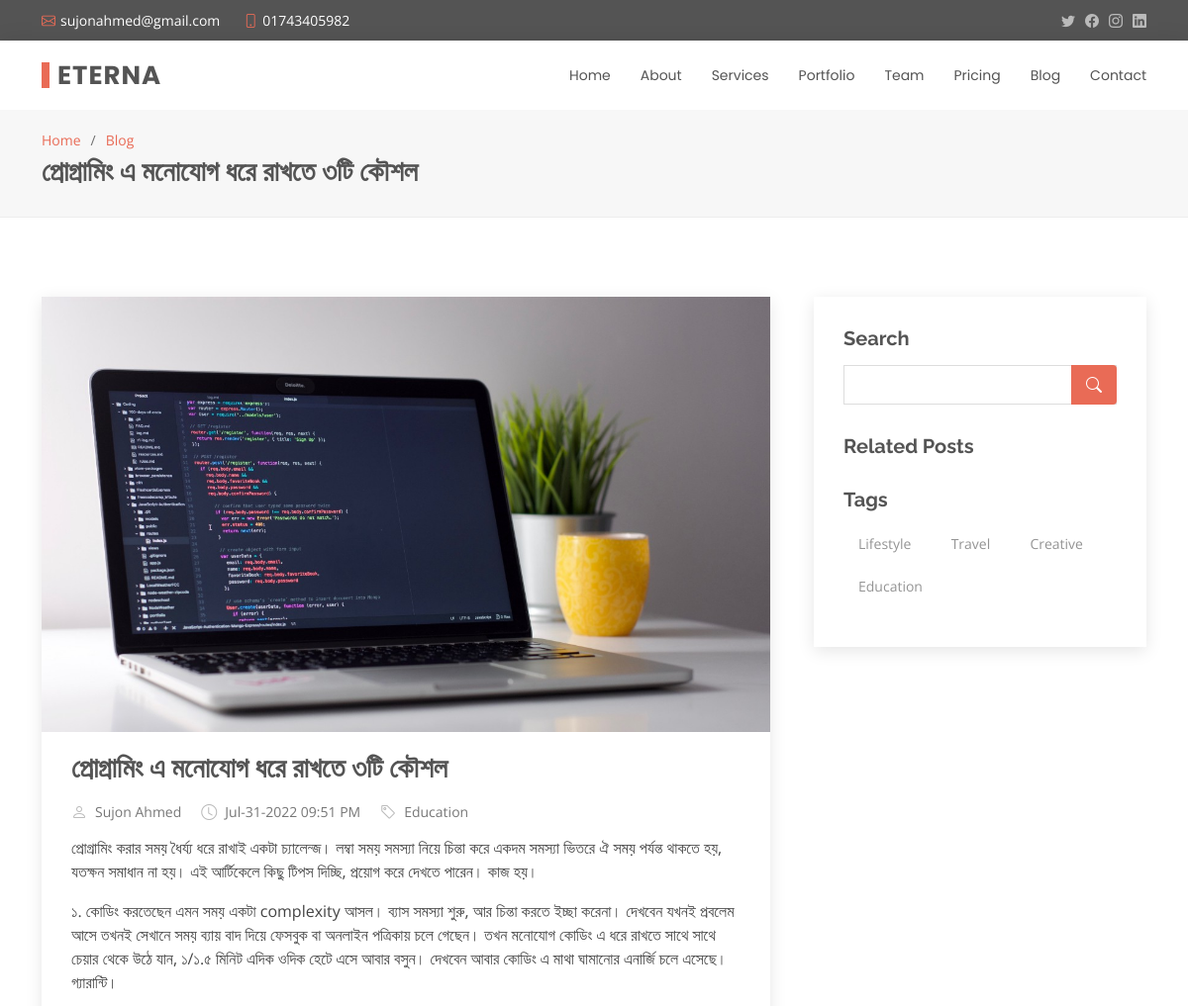
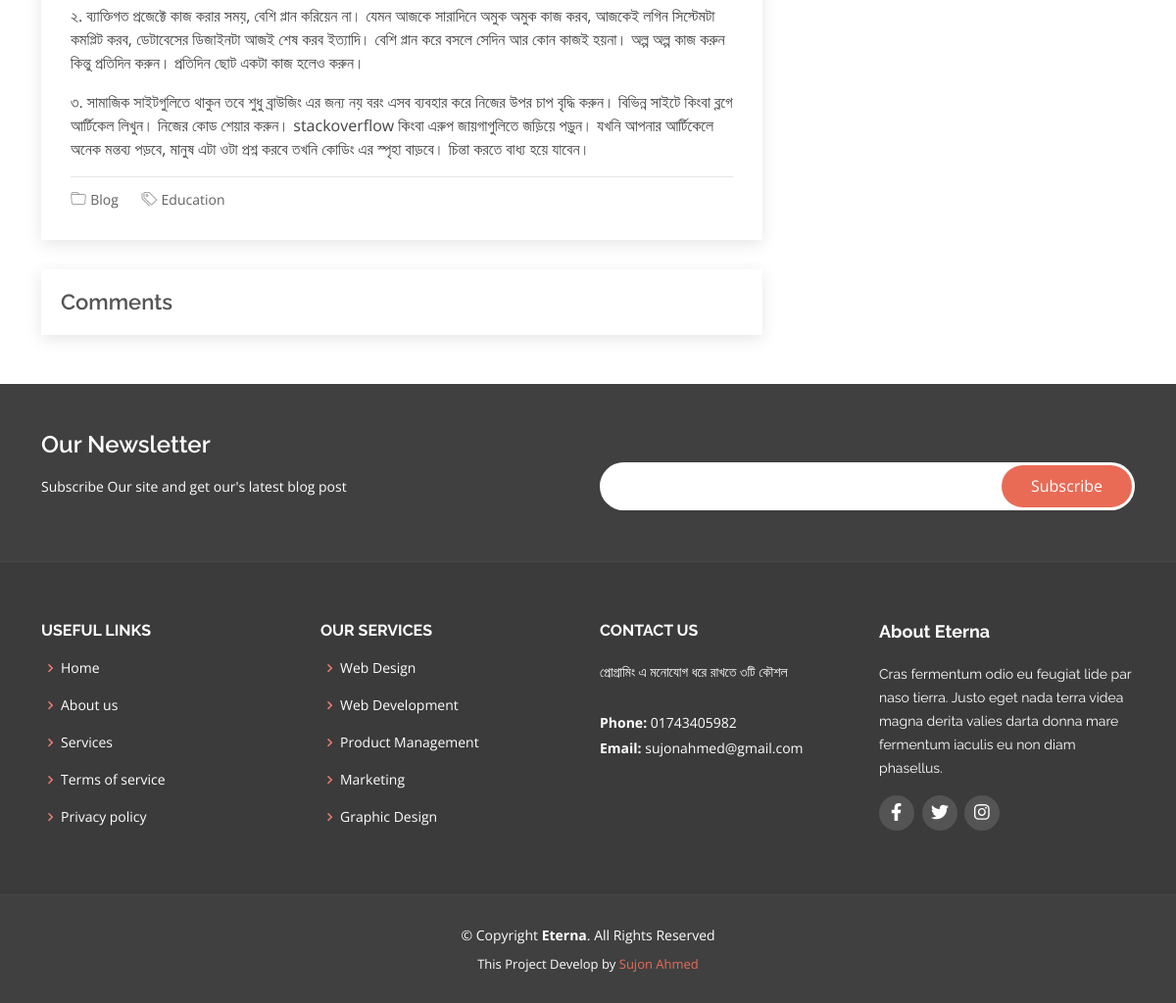
The app's page /blog-single.php?id=2 with its own data (2 pictures, top to bottom).
### tables this page shows
CREATE TABLE `blog_post` (
  `blog_post_id` int(11) NOT NULL,
  `author_id` int(11) NOT NULL,
  `category_id` int(11) NOT NULL,
  `blog_post_title` varchar(255) NOT NULL,
  `blog_post_desc` longtext NOT NULL,
  `blog_post_image` varchar(80) NOT NULL,
  `blog_post_created_at` datetime NOT NULL DEFAULT current_timestamp()
);

CREATE TABLE `blog_category` (
  `blog_cat_id` int(11) NOT NULL,
  `blog_cat_name` varchar(25) NOT NULL,
  `blog_cat_created_at` datetime NOT NULL DEFAULT current_timestamp()
);

CREATE TABLE `social` (
  `social_id` int(11) NOT NULL,
  `social_name` varchar(80) NOT NULL,
  `social_icon` varchar(50) NOT NULL,
  `social_link` varchar(255) NOT NULL,
  `social_created` datetime NOT NULL DEFAULT current_timestamp()
);

### admin/main.php (called while the page is built, shortened)
<?php
    class Main{
        protected $host = 'localhost';
        protected $user = 'root';
        protected $pass = '';
        protected $db = 'eterna';
        protected $con;
        public function __construct()
        {
            $this->con = new mysqli($this->host,$this->user,$this->pass,$this->db);
        }
         public function profile_retrives(){
            $this->sql ="SELECT * FROM `admin`";
            $this->result = $this->con->query($this->sql);
            if($this->result == true){
                return $this->result;
            }else{
                return false;
            }
        }
            public function get_cat()
            {
                $this->sql = "SELECT * FROM blog_category";
                  $this->result = $this->con->query($this->sql);
                  if($this->result == true){
                      return $this->result;
                  }else{
                      return false;
                  }
            }
            public function get_single_blog_post($post_id)
            {
                $this->sql = "SELECT p.blog_post_id,p.author_id,p.category_id,p.blog_post_title,p.blog_post_desc,p.blog_post_image,p.blog_post_created_at,c.blog_cat_id,c.blog_cat_name,a.admin_name
                FROM blog_post p INNER JOIN blog_category c
                ON p.category_id = c.blog_cat_id
                INNER JOIN admin a
                ON p.author_id = a.admin_id WHERE p.blog_post_id = '$post_id' LIMIT 10";
                $this->result = $this->con->query($this->sql);
                if($this->result == true){
                    return $this->result;
                }else{
                    return false;
                }
            }
            public function get_social()
            {
                $this->sql = "SELECT * FROM `social`";
                $this->result = $this->con->query($this->sql);
                if($this->result == true){
                    return $this->result;
                }else{
                    return false;
                }
            }
    }
?>

### blog-single.php (the view, shortened to what this page needs)
<?php
  include 'font_header.php';
  if(isset($_GET['id'])){
    $post_id = $_GET['id'];
    $get_single_post = $obj->get_single_blog_post($post_id);
    if($get_single_post->num_rows > 0){
      while($row = $get_single_post->fetch_object()){
        $title = $row->blog_post_title;
        $image = $row->blog_post_image;
        $blog_id = $row->blog_post_id;
        $admin = $row->admin_name;
        $blog_created = $row->blog_post_created_at;
        $blog_cat = $row->blog_cat_name;
        $blog_desc = $row->blog_post_desc;
      }
    }
  }
?>
  <main id="main">
    <section id="breadcrumbs" class="breadcrumbs">
      <div class="container">
        <ol>
          <li><a href="index.php">Home</a></li>
          <li><a href="blog.php">Blog</a></li>
        </ol>
        <h2><?php echo $title; ?></h2>
      </div>
    </section>
    <section id="blog" class="blog">
      <div class="container" data-aos="fade-up">
        <div class="row">
          <div class="col-lg-8 entries">
            <article class="entry entry-single">
              <div class="entry-img">
                <img src="<?php echo 'admin/uploads/blog/'.$image; ?>" alt="" class="img-fluid">
              </div>
              <h2 class="entry-title">
                <a href="blog-single.php?id=<?php echo $blog_id; ?>"><?php echo $title; ?></a>
              </h2>
              <div class="entry-meta">
                <ul>
                  <li class="d-flex align-items-center"><i class="bi bi-person"></i><a href="blog-single.php?id=<?php echo $blog_id; ?>"><?php echo $admin; ?></a></li>
                  <li class="d-flex align-items-center"><i class="bi bi-clock"></i><a href="blog-single.php?id=<?php echo $blog_id;?>"><?php echo date('M-d-Y h:i A',strtotime($blog_created)); ?></a></li>
                  <li class="d-flex align-items-center"><i class="bi bi-tag"></i><a href="blog-single.php?id=<?php echo $blog_id;?>"><?php echo $blog_cat; ?></a></li>
                </ul>
              </div>
              <div class="entry-content">
                <p>
                  <?php echo $blog_desc; ?>
                </p>
              </div>
              <div class="entry-footer">
                <i class="bi bi-folder"></i>
                <ul class="cats">
                  <li><a href="blog-single.php?id=<?php echo $blog_id;?>">Blog</a></li>
                </ul>
                <i class="bi bi-tags"></i>
                <ul class="tags">
                  <li><a href="blog-single.php?id=<?php echo $blog_id;?>"><?php echo $blog_cat; ?></a></li>
                </ul>
              </div>
            </article>
            <div class="blog-author">
              <div>
                <h4>Comments</h4>
              </div>
            </div>
          </div>
          <div class="col-lg-4">
            <div class="sidebar">
              <h3 class="sidebar-title">Search</h3>
              <div class="sidebar-item search-form">
                <form action="">
                  <input type="text">
                  <button type="submit"><i class="bi bi-search"></i></button>
                </form>
              </div>
              <h3 class="sidebar-title">Related Posts</h3>
              <h3 class="sidebar-title">Tags</h3>
              <div class="sidebar-item tags">
                <ul>
                  <?php
                    if($get_blog_category->num_rows > 0){
                      while($cat = $get_blog_category->fetch_object()){
                        ?>
                          <li><a href="cat_wise_post.php?id=<?php echo $cat->blog_cat_id; ?>"><?php echo $cat->blog_cat_name; ?></a></li>
                        <?php
                      }
                    }
                  ?>
                </ul>
              </div>
            </div>
          </div>
        </div>
      </div>
    </section>
  </main>
  <?php include 'font_footer.php'; ?>

### font_header.php (shortened to what this page needs)
<?php
include 'admin/main.php';
$obj = new Main();
$email = $obj->profile_retrives();
if ($email->num_rows > 0) {
  while ($row = $email->fetch_object()) {
    $admin_email = $row->admin_email;
    $admin_phone = $row->admin_phone;
  }
}
$get_blog_category = $obj->get_cat();
$get_social_media = $obj->get_social();
?>
<!DOCTYPE html>
<html lang="en">
<head>
  <link href="assets/vendor/animate.css/animate.min.css" rel="stylesheet">
  <link href="assets/vendor/bootstrap/css/bootstrap.min.css" rel="stylesheet">
  <link href="assets/vendor/bootstrap-icons/bootstrap-icons.css" rel="stylesheet">
  <link href="assets/vendor/boxicons/css/boxicons.min.css" rel="stylesheet">
  <link href="assets/vendor/glightbox/css/glightbox.min.css" rel="stylesheet">
  <link href="assets/vendor/swiper/swiper-bundle.min.css" rel="stylesheet">
  <link href="assets/css/style.css" rel="stylesheet">
  <link rel="stylesheet" href="https://cdnjs.cloudflare.com/ajax/libs/font-awesome/5.15.4/css/all.min.css" />
</head>
<body>
  <section id="topbar" class="d-flex align-items-center">
    <div class="container d-flex justify-content-center justify-content-md-between">
      <div class="contact-info d-flex align-items-center">
        <i class="bi bi-envelope d-flex align-items-center"><a href="mailto:contact@example.com"><?php echo $admin_email; ?></a></i>
        <i class="bi bi-phone d-flex align-items-center ms-4"><span><?php echo $admin_phone; ?></span></i>
      </div>
      <div class="social-links d-none d-md-flex align-items-center">
        <a href="#" class="twitter"><i class="bi bi-twitter"></i></a>
        <a href="#" class="facebook"><i class="bi bi-facebook"></i></a>
        <a href="#" class="instagram"><i class="bi bi-instagram"></i></a>
        <a href="#" class="linkedin"><i class="bi bi-linkedin"></i></i></a>
      </div>
    </div>
  </section>
  <header id="header" class="d-flex align-items-center">
    <div class="container d-flex justify-content-between align-items-center">
      <div class="logo">
        <h1><a href="index.php">Eterna</a></h1>
      </div>
      <nav id="navbar" class="navbar">
        <ul>
          <li><a class="<?= (basename($_SERVER['PHP_SELF']) == "index.php") ? "active" : "" ?>" href="index.php">Home</a></li>
          <li><a class="<?= (basename($_SERVER['PHP_SELF']) == "about.php") ? "active" : "" ?>" href="about.php">About</a></li>
          <li><a class="<?= (basename($_SERVER['PHP_SELF']) == "services.php") ? "active" : "" ?>" href="services.php">Services</a></li>
          <li><a class="<?= (basename($_SERVER['PHP_SELF']) == "portfolio.php") ? "active" : "" ?>" href="portfolio.php">Portfolio</a></li>
          <li><a class="<?= (basename($_SERVER['PHP_SELF']) == "team.php") ? "active" : "" ?>" href="team.php">Team</a></li>
          <li><a class="<?= (basename($_SERVER['PHP_SELF']) == "pricing.php") ? "active" : "" ?>" href="pricing.php">Pricing</a></li>
          <li><a class="<?= (basename($_SERVER['PHP_SELF']) == "blog.php") ? "active" : "" ?>" href="blog.php">Blog</a></li>
          <li><a class="<?= (basename($_SERVER['PHP_SELF']) == "contact.php") ? "active" : "" ?>" href="contact.php">Contact</a></li>
        </ul>
      </nav>
    </div>
  </header>

### font_footer.php (shortened to what this page needs)
<footer id="footer">
<div class="footer-newsletter">
  <div class="container">
    <div class="row">
      <div class="col-lg-6">
        <h4>Our Newsletter</h4>
        <p>Subscribe Our site and get our's latest blog post</p>
      </div>
      <div class="col-lg-6">
        <form action="subscribe.php" method="POST">
          <input type="email" name="email"><input type="submit" name="submit" value="Subscribe">
        </form>
      </div>
    </div>
  </div>
</div>
<div class="footer-top">
  <div class="container">
    <div class="row">
      <div class="col-lg-3 col-md-6 footer-links">
        <h4>Useful Links</h4>
        <ul>
          <li><i class="bx bx-chevron-right"></i> <a href="#">Home</a></li>
          <li><i class="bx bx-chevron-right"></i> <a href="#">About us</a></li>
          <li><i class="bx bx-chevron-right"></i> <a href="#">Services</a></li>
          <li><i class="bx bx-chevron-right"></i> <a href="#">Terms of service</a></li>
          <li><i class="bx bx-chevron-right"></i> <a href="#">Privacy policy</a></li>
        </ul>
      </div>
      <div class="col-lg-3 col-md-6 footer-links">
        <h4>Our Services</h4>
        <ul>
          <li><i class="bx bx-chevron-right"></i> <a href="#">Web Design</a></li>
          <li><i class="bx bx-chevron-right"></i> <a href="#">Web Development</a></li>
          <li><i class="bx bx-chevron-right"></i> <a href="#">Product Management</a></li>
          <li><i class="bx bx-chevron-right"></i> <a href="#">Marketing</a></li>
          <li><i class="bx bx-chevron-right"></i> <a href="#">Graphic Design</a></li>
        </ul>
      </div>
      <div class="col-lg-3 col-md-6 footer-contact">
        <h4>Contact Us</h4>
        <p>
          <?php echo $title; ?> <br><br>
          <strong>Phone:</strong> <?php echo $admin_phone; ?><br>
          <strong>Email:</strong> <?php echo $admin_email; ?><br>
        </p>
      </div>
      <div class="col-lg-3 col-md-6 footer-info">
        <h3>About Eterna</h3>
        <p>Cras fermentum odio eu feugiat lide par naso tierra. Justo eget nada terra videa magna derita valies darta donna mare fermentum iaculis eu non diam phasellus.</p>
        <div class="social-links mt-3">
          <?php
            if($get_social_media->num_rows > 0){
              while($row = $get_social_media->fetch_object()){
                ?>
                  <a href="<?php echo $row->social_link; ?>" target="_blank" class="social"><i class="<?php echo $row->social_icon; ?>"></i></a>
                <?php
              }
            }
          ?>
        </div>
      </div>
    </div>
  </div>
</div>
<div class="container">
  <div class="copyright">
    &copy; Copyright <strong><span>Eterna</span></strong>. All Rights Reserved
  </div>
  <div class="credits">
    This Project Develop by <a target="_blank" href="https://github.com/Sujon-Ahmed">Sujon Ahmed</a>
  </div>
</div>
</footer>
</body>
</html>

### records on screen
blog_post: blog_post_title "প্রোগ্রামিং এ মনোযোগ ধরে রাখতে ৩টি কৌশল", blog_post_image (picture), author.admin_name "Sujon Ahmed", blog_post_created_at "Jul-31-2022 09:51 PM", blog_category.blog_cat_name "Education", blog_post_desc "প্রোগ্রামিং করার সময় ধৈর্য্য ধরে রাখাই একটা চ্যালেন্জ। লম্বা সময় সমস্যা নিয়ে চিন্তা করে একদম সমস্যা ভিতরে ঐ সময় পর্যন্ত থাকতে হয়, যতক্ষন সমাধান না হয়। এই আর্টিকেলে কিছু টিপস দিচ্ছি, প্রয়োগ করে দেখতে পারেন। কাজ হয়। ১. কোডিং করতেছেন এমন সময় একটা complexity আসল। ব্যাস সমস্যা শুরু, আর চিন্তা করতে ইচ্ছা করেনা। দেখবেন যখনই প্রবলেম আসে তখনই সেখানে সময় ব্যায় বাদ দিয়ে ফেসবুক বা অনলাইন পত্রিকায় চলে গেছেন। তখন মনোযোগ কোডিং এ ধরে রাখতে সাথে সাথে চেয়ার থেকে উঠে যান, ১/১.৫ মিনিট এদিক ওদিক হেটে এসে আবার বসুন। দেখবেন আবার কোডিং এ মাথা ঘামানোর এনার্জি চলে এসেছে। গ্যারান্টি। ২. ব্যাক্তিগত প্রজেক্টে কাজ করার সময়, বেশি প্লান করিয়েন না। যেমন আজকে সারাদিনে অমুক অমুক কাজ করব, আজকেই লগিন সিস্টেমটা কমপ্লিট করব,…"
blog_category: blog_cat_name "Lifestyle"
blog_category: blog_cat_name "Travel"
blog_category: blog_cat_name "Creative"
blog_category: blog_cat_name "Education"

### other values on screen
$admin_email "sujonahmed@gmail.com"
$admin_phone "01743405982"
